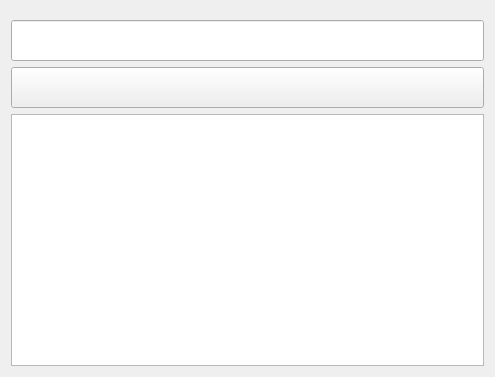
<?xml version="1.0" encoding="UTF-8"?>
<ui version="4.0">
 <class>Widget</class>
 <widget class="QWidget" name="Widget">
  <property name="geometry">
   <rect>
    <x>0</x>
    <y>0</y>
    <width>495</width>
    <height>377</height>
   </rect>
  </property>
  <property name="windowTitle">
   <string>cqdlc输入法测试</string>
  </property>
  <layout class="QVBoxLayout" name="verticalLayout">
   <property name="topMargin">
    <number>20</number>
   </property>
   <item>
    <widget class="QLineEdit" name="lineEdit">
     <property name="minimumSize">
      <size>
       <width>0</width>
       <height>41</height>
      </size>
     </property>
     <property name="maximumSize">
      <size>
       <width>16777215</width>
       <height>41</height>
      </size>
     </property>
     <property name="font">
      <font>
       <family>微软雅黑</family>
       <pointsize>14</pointsize>
      </font>
     </property>
    </widget>
   </item>
   <item>
    <widget class="QPushButton" name="pushButton">
     <property name="minimumSize">
      <size>
       <width>0</width>
       <height>41</height>
      </size>
     </property>
     <property name="maximumSize">
      <size>
       <width>16777215</width>
       <height>41</height>
      </size>
     </property>
     <property name="text">
      <string/>
     </property>
    </widget>
   </item>
   <item>
    <widget class="QTextEdit" name="textEdit">
     <property name="font">
      <font>
       <family>微软雅黑</family>
       <pointsize>14</pointsize>
      </font>
     </property>
    </widget>
   </item>
  </layout>
 </widget>
 <resources/>
 <connections/>
</ui>
